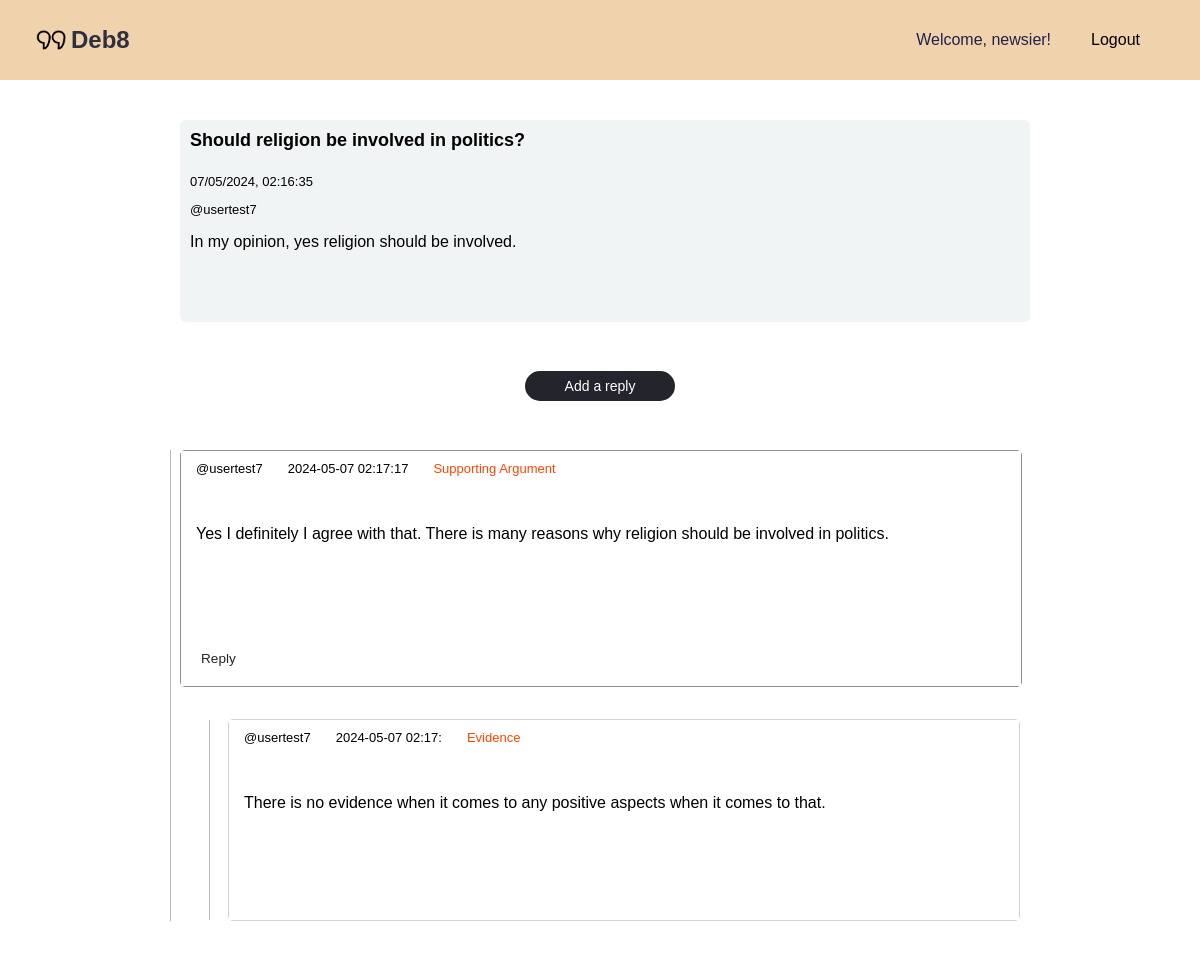
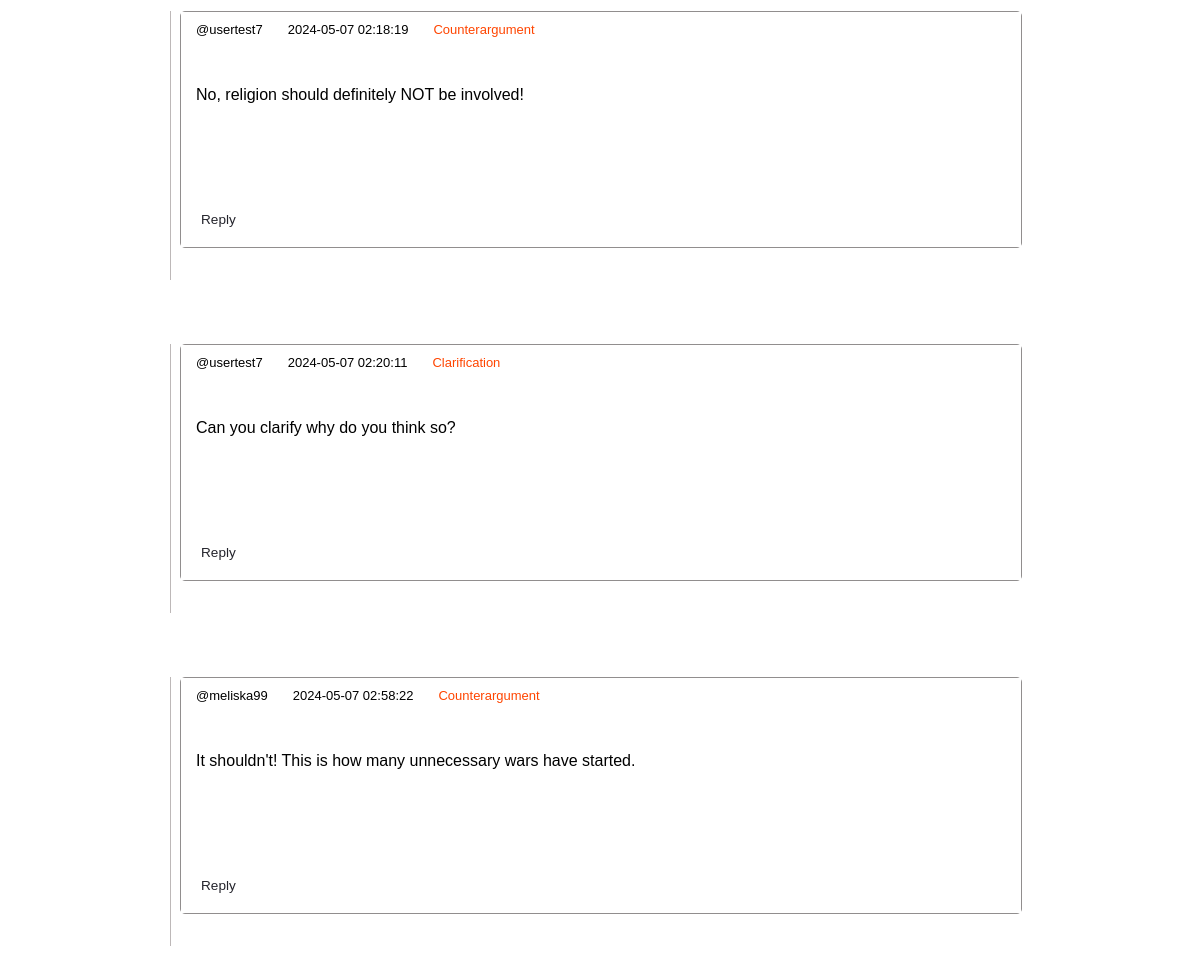
The page /claim/218 (signed in) on the database its author committed (2 pictures, top to bottom).
### tables this page shows
CREATE TABLE claim (
    claimID INTEGER PRIMARY KEY AUTOINCREMENT,
    topic INTEGER NOT NULL REFERENCES topic(topicID) ON DELETE CASCADE ON UPDATE CASCADE,
    postingUser INTEGER REFERENCES user(userID) ON DELETE SET NULL ON UPDATE CASCADE,
    creationTime INTEGER NOT NULL DEFAULT (strftime('%m/%d/%Y %H:%M', 'now')),
    updateTime INTEGER NOT NULL DEFAULT (strftime('%m/%d/%Y %H:%M', 'now')),
    claimHeader VARCHAR(100),
    text TEXT NOT NULL
);

CREATE TABLE replyToClaim (
    replyToClaimID INTEGER NOT NULL PRIMARY KEY AUTOINCREMENT,
    reply INTEGER NOT NULL REFERENCES replyText (replyTextID) ON DELETE CASCADE ON UPDATE CASCADE,
    claim INTEGER NOT NULL REFERENCES claim (claimID) ON DELETE CASCADE ON UPDATE CASCADE,
    replyToClaimRelType INTEGER NOT NULL REFERENCES replyToClaimType(claimReplyTypeID) ON DELETE CASCADE ON UPDATE CASCADE
);

CREATE TABLE replyText (
    replyTextID INTEGER NOT NULL PRIMARY KEY AUTOINCREMENT,
    postingUser INTEGER REFERENCES user(userID) ON DELETE SET NULL ON UPDATE CASCADE,
    creationTime INTEGER NOT NULL,
    text TEXT NOT NULL
);

CREATE TABLE replyToReply (
    replyToReplyID INTEGER NOT NULL PRIMARY KEY AUTOINCREMENT,
    reply INTEGER NOT NULL REFERENCES replyText(replyTextID) ON DELETE CASCADE ON UPDATE CASCADE,
    parent INTEGER NOT NULL REFERENCES replyText(replyTextID) ON DELETE CASCADE ON UPDATE CASCADE,
    replyToReplyRelType INTEGER NOT NULL REFERENCES replyToReplyType(replyReplyTypeID) ON DELETE CASCADE ON UPDATE CASCADE
);

### app.py (the view)
@app.route('/claim/<int:claim_id>')
def view_claim(claim_id):
    try:
        with sqlite3.connect('debate.sqlite') as connection:
            cursor = connection.cursor()
            cursor.execute("""
                SELECT c.*, t.claimRelType
                FROM claim AS c
                LEFT JOIN claimToClaim AS cc ON c.claimID = cc.first OR c.claimID = cc.second
                LEFT JOIN claimToClaimType AS t ON cc.claimRelType = t.claimRelTypeID
                WHERE c.claimID = ?
            """, (claim_id,))
            claim_data = cursor.fetchone()
            if claim_data is None:
                return "Claim not found", 404
            claim = {
                'claimID': claim_data[0],
                'topic': claim_data[1],
                'postingUser': claim_data[2],
                'creationTime': claim_data[3],
                'updateTime': claim_data[4],
                'claimHeader': claim_data[5],
                'text': claim_data[6],
            }
            claim_type = map_claim_type(claim_data[7]) if claim_data[7] else "Unknown Type"
            cursor.execute("""
                SELECT r.replyToClaimID, r.reply, r.claim, r.replyToClaimRelType, t.text, t.postingUser, t.creationTime,
                       (SELECT COUNT(*) FROM replyToReply WHERE parent = r.reply) AS numReplies
                FROM replyToClaim AS r
                JOIN replyText AS t ON r.reply = t.replyTextID
                WHERE r.claim = ?
                ORDER BY t.creationTime ASC
            """, (claim_id,))
            replies = cursor.fetchall()
            replies_data = []
            for reply in replies:
                cursor.execute("""
                SELECT rr.replyToReplyID, rr.parent, rr.replyToReplyRelType, rt.text, rt.postingUser, rt.creationTime
                FROM replyToReply AS rr
                JOIN replyText AS rt ON rr.reply = rt.replyTextID
                WHERE rr.parent = ?
                ORDER BY rt.creationTime DESC
            """, (reply[0],))
                sub_replies = cursor.fetchall()
                sub_replies_data = []
                for sub_reply in sub_replies:
                    sub_replies_data.append({
                        'replyToReplyID': sub_reply[0],
                        'parent': sub_reply[1],
                        'replyText': sub_reply[3],
                        'postingUser': sub_reply[4],
                        'creationTime': sub_reply[5],
                        'replyToReplyRelType': map_reply_to_reply_type(sub_reply[2])
                    })
                replies_data.append({
                    'replyToClaimID': reply[0],
                    'reply': reply[1],
                    'claim': reply[2],
                    'replyToClaimRelType': map_reply_type(str(reply[3])),
                    'replyText': reply[4],
                    'postingUser': reply[5],
                    'creationTime': reply[6],
                    'numReplies': reply[7],
                    'subReplies': sub_replies_data,
                })
            context = {
                'claim': claim,
                'claimType': claim_type,
                'replies': replies_data,
                'logged_in': session.get('logged_in', False),
                'username': session.get('username', None)
            }
            return render_template('claim.html', context=context)
    except Exception as e:
        return f"An error occurred: {e}"

### app.py (called while the page is built)
def map_reply_to_reply_type(reply_type_id):
    reply_to_reply_types = {
        '1': "Evidence",
        '2': "Support",
        '3': "Rebuttal"
    }
    reply_type_str = str(reply_type_id)
    return reply_to_reply_types.get(reply_type_str, "Unknown Type")

def map_reply_type(reply_type):
    types = {
        '1': "Clarification",
        '2': "Supporting Argument",
        '3': "Counterargument"
    }
    return types.get(reply_type, "Unknown Type")

### templates/claim.html (shortened to what this page needs)
{% extends "base.html" %}
{% block head %}
<link rel="stylesheet" type="text/css" href="{{url_for('static', filename='topic.css')}}">
{% endblock %}
{% block content %}
<div class="main-container">
    <div class="claim-main-cont">
        <div class="thesis">
            <div class="first-cont">
                <p id="header">{{context.claim.claimHeader}}</p>
                <p class="info" id="time">{{context.claim.creationTime}}</p>
            </div>
            <p class="info-user">@{{context.claim.postingUser}}</p>
            <div class="claim-info">
                <div class="text">
                    <p>{{context.claim.text}}</p>
                </div>
            </div>
        </div>
        <div class="plus-sign">
            <a id="plus-sign" class="add">Add a reply</a>
        </div>
        <div class="replies">
            {% for reply in context.replies %}
                <div class="one-reply">
                    <div class="reply-body" data-reply-id="{{ reply.replyToClaimID }}">
                        <div class="r-header">
                            <p class="reply-info-user">@{{ reply.postingUser }}</p>
                            <p class="reply-info-time">{{ reply.creationTime }}</p>
                            <p class="reply-type-info" id="selectedReplyType">{{ reply.replyToClaimRelType }}</p>
                        </div>
                        <div class="r-body">
                            <p class="reply-text"> {{ reply.replyText }}</p>
                        </div>
                        <div class="reply-footer">
                            <a class="reply-btn" data-parent-id="{{ reply.replyToClaimID }}">Reply</a>
                        </div>
                    </div>
                    {% if reply.subReplies %}
                    <div class="nested-replies">
                        {% for subReply in reply.subReplies %}
                            <div class="nested-container">
                                <div class="r-header">
                                    <p class="reply-info-user">@{{ subReply.postingUser }}</p>
                                    <p class="reply-info-time">{{ subReply.creationTime }}</p>
                                    <p class="reply-type-info">{{ subReply.replyToReplyRelType }}</p>
                                </div>
                                <div class="r-body">
                                    <p class="reply-text">{{ subReply.replyText }} </p>
                                </div>
                            </div>
                        {% endfor %}
                    </div>
                    {% endif %}
                </div>
            {% endfor %}
        </div>
    </div>
</div>
{% endblock %}

### static/base.css (style rules this page uses)
* { font-family: Arial; }
body { padding: 0; margin: 0; background-color: white; }
a { text-decoration: none; cursor: pointer; color: black; }

### static/topic.css (style rules this page uses)
.main-container { width: 100vw; min-height: 100vh; height: auto; display: flex; flex-direction: column; align-items: center; justify-content: flex-start; }
#header { color: black; font-size: 18px; font-weight: 600; margin-right: 7px; margin-top: 0; padding: 5px; }
#add, .add { display: flex; justify-content: center; align-items: center; height: 30px; width: 150px; color: white; background-color: #24242c; border-radius: 15px; font-size: 14px; }
.claim-info { display: flex; flex-direction: column; margin-left: 5px; align-items: flex-start; width: 90%; min-height: 100px; margin-left: 5px; }
.info { font-size: 13px; margin: 0 0 0 5px; }
.info-user { margin-left: 5px; margin-bottom: 0; font-size: 13px; }
.first-cont { display: flex; flex-direction: column; height: auto; min-width: 200px; justify-content: flex-start; align-items: flex-start; }
.claim-main-cont { display: flex; flex-direction: column; width: 70%; height: 100%; min-height: 600px; }
.thesis { display: flex; flex-direction: column; width: 100%; height: 30%; justify-content: flex-start; align-items: flex-start; border-radius: 6px; background-color: #f1f4f5;; padding: 5px; margin-top: 5vh; }
.replies { display: flex; flex-direction: column; width: 100%; height: auto; }
.plus-sign { display: flex; justify-content: center; align-items: center; width: 100%; height: 10vh; margin: 3vh 0; }
.reply-body { display: flex; flex-direction: column; height: 25%; width: 100%; border-radius: 5px; margin-bottom: 4vh; background-color: white; border: 1px solid #918e8e; }
.one-reply:before { content: ""; background-color: rgb(189, 184, 184); position: absolute; min-height: 100%; width: 1px; margin-left: -10px; }
.reply-body p { margin-left: 5px; padding: 10px; }
.reply-text { min-height: 100px; height: auto; }
.r-header { display: flex; width: 100%; justify-content: flex-start; align-items: center; height: auto; background-color: white; }
.r-body { display: flex; width: 100%; justify-content: flex-start; align-items: center; background-color: white; }
.reply-info-user { margin-left: 5px; font-size: 13px; margin-top: 0; }
.reply-info-time { font-size: 13px; margin-top: 0; margin-left: 5px; }
.reply-type-info { color: orangered; font-size: 13px; margin-top: 0; margin-left: 20px; }
.reply-footer { display: flex; font-size: 0.85rem; justify-content: flex-start; align-items: center; background-color: white; }
.reply-btn { color: #24242c; width: 20%; padding: 0 0 20px 20px; }
.nested-replies { position: relative; }
.nested-container:before { content: ""; background-color: rgb(189, 184, 184); position: absolute; min-height: 100%; width: 1px; margin-left: -20px; }
.nested-container { position: relative; display: flex; margin-left: 3rem; margin-top: 2rem; height: auto; min-height: 00px; flex-direction: column; border-radius: 5px; background-color: #f1f4f5; border: 1px solid lightgrey; }
.nested-container p { padding: 10px; margin-left: 5px; }
.one-reply { position: relative; margin-bottom: 8vh; }

### rows shown on the page
claim: claim.claimHeader "Should religion be involved in politics?", claim.creationTime "07/05/2024, 02:16:35", claim.postingUser "usertest7", claim.text "In my opinion, yes religion should be involved."
replyToClaim: postingUser "usertest7", creationTime "2024-05-07 02:17:17", replyToClaimRelType "Supporting Argument", replyText "Yes I definitely I agree with that. There is many reasons why religion should be involved in politics."
replyToReply: postingUser "usertest7", creationTime "2024-05-07 02:17:", replyToReplyRelType "Evidence", replyText "There is no evidence when it comes to any positive aspects when it comes to that."
replyToClaim: postingUser "usertest7", creationTime "2024-05-07 02:18:19", replyToClaimRelType "Counterargument", replyText "No, religion should definitely NOT be involved!"
replyToClaim: postingUser "usertest7", creationTime "2024-05-07 02:20:11", replyToClaimRelType "Clarification", replyText "Can you clarify why do you think so?"
replyToClaim: postingUser "meliska99", creationTime "2024-05-07 02:58:22", replyToClaimRelType "Counterargument", replyText "It shouldn't! This is how many unnecessary wars have started."

### other values the page prints
{{ context.username }} "newsier"
